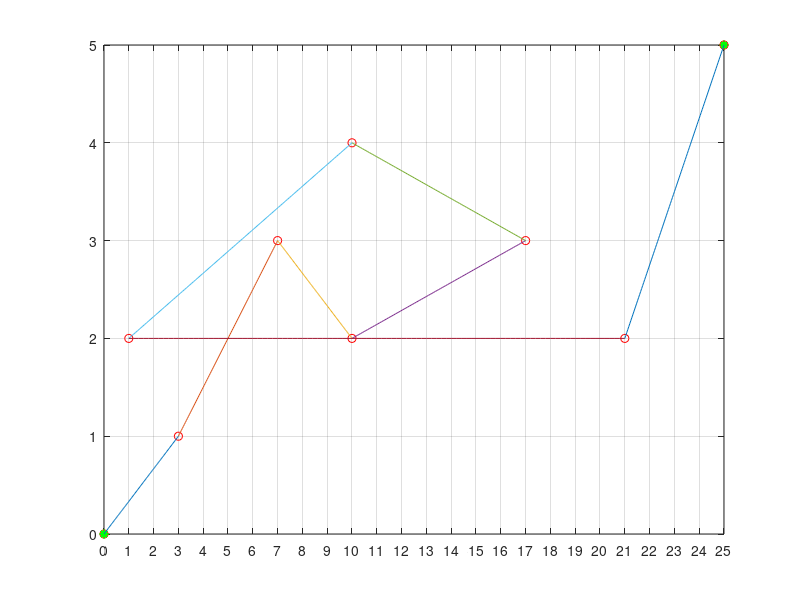
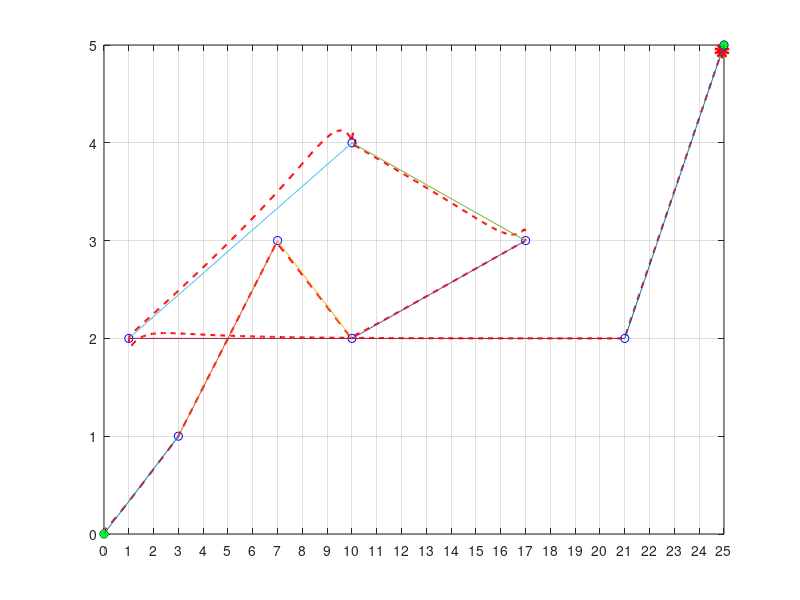
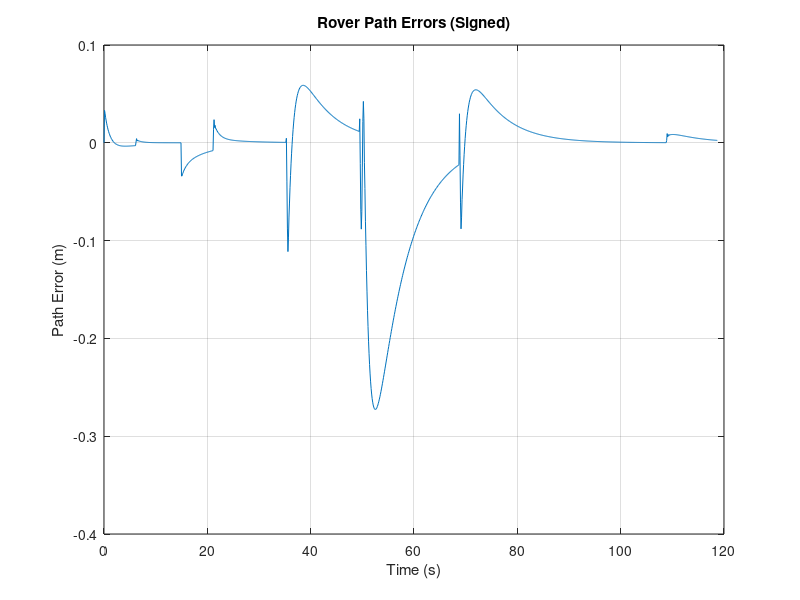
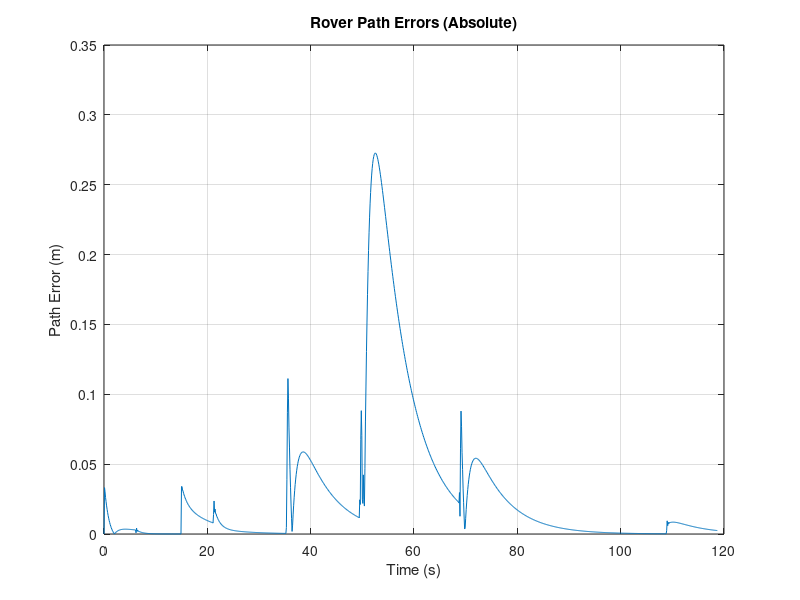

MATLAB code for these plots, in order:
% ------------------------------------------------------------------ %
%
%   Vikram Udyawer
%   306190672
%   Guidance & Control
%   Assignment 2 2012
%
% ------------------------------------------------------------------ %

%Main file to generate waypoints and straight line path

% Straight Line path generation
clear all;
clc;
close all;

%Construct waypoints
wp = [0,0;3,1;7,3;10,2;17,3;10,4;1,2;21,2;25,5];

%Define start and end points
pos.startx = wp(1,1);
pos.starty = wp(1,2);
pos.starttheta = 60*pi/180;

pos.endx = 25;
pos.endy = 5;
pos.endtheta = 0;

%Generate path between waypoints
for i = 1:length(wp)-1
    m = (wp(i+1,2)-wp(i,2))/(wp(i+1,1)-wp(i,1));
    x{i} = wp(i,1):(wp(i+1,1)-wp(i,1))/100:wp(i+1,1);
    yy{i} = m.*x{i} + wp(i,2) - m.*wp(i,1);
end

%Plot Waypoints, start, end position and staright line path
figure;
for i = 1:length(wp)
    plot(wp(i,1),wp(i,2),'ro');
    hold on
    plot(pos.startx,pos.starty,'g*')
    plot(pos.endx,pos.endy,'g*');
    grid on;
    set(gca,'xtick',[0:1:25]);
    set(gca,'ytick',[0:1:5]);
end
hold on;
for i = 1:length(wp)-1
    plot(x{i}(:),yy{i}(:),'-');
end

%% Generate Kinematic model of Ground Vehicle

V = 0.5;                    %Vehicle constant velocity (m/s)
phi_max = 45*pi/180;        %Maximum steering angle (rad)
phi_dot_max = 40*pi/180;    %Maximum turn rate (rad/s)
Store.x = [];
Store.y = [];
Store.theta = [];
Store.distanceerror = [];
Store.headingerror = [];
Store.t = [];

t_step = 0.1;               %Time step
t_final = 400;              %Simulation time

%Initialise vehicle position
pos.x = pos.startx;
pos.y = pos.starty;
pos.theta = pos.starttheta;
t = 0;

%Initialise controller gains
% % Option 1
% kp_d = -5;
% kd_d = 1;
% ki_d = -2;
% kp_heading = -4;
% kd_heading = 1.5;
% ki_heading = -3;

% % Option 2
% kp_d = -3;
% kd_d = 0.5;
% ki_d = -1;
% kp_heading = -2;
% kd_heading = 0.5;
% ki_heading = -1.5;

% Option 3
kp_d = -2.5;
kd_d = 0.3;
ki_d = -0.5;
kp_heading = -1.5;
kd_heading = 0.05;
ki_heading = -0.5;

%Initialise error values for derivative calculation
pos.distanceerror = 0;
pos.headingerror = 0;
pos.distanceintegral = 0;
pos.headingintegral = 0;

%Initialise waypoint counter
wp_current = 1;
flag = 0;

for i = 1:length(wp)-1
    
    while t < t_final

        %Store initialised error values
        Store.distanceerror = [Store.distanceerror pos.distanceerror];
        Store.headingerror = [Store.headingerror pos.headingerror];
        Store.x = [Store.x pos.x];
        Store.y = [Store.y pos.y];
        error_d = pos.distanceerror;
        error_heading = pos.headingerror;
        Store.t = [Store.t t];
        Store.theta = [Store.theta pos.theta];

        %Update vehicle position based on velocity
        pos.x = V*t_step*cos(pos.theta) + pos.x;
        pos.y = V*t_step*sin(pos.theta) + pos.y;

        %Determine heading error of vehicle
        pos.targetheading = atan2((wp(i + 1,2) - wp(i,2)),...
            wp(i + 1,1) - wp(i,1));
        
        if pos.targetheading > 2*pi
            pos.targetheading = pos.targetheading - 2*pi;
%         elseif pos.targetheading < 0
%             pos.targetheading = pos.targetheading + 2*pi;
        end
        
        pos.headingerror = pos.theta-pos.targetheading;
        
        if pos.headingerror > 2*pi
            pos.headingerror = pos.headingerror - 2*pi;
%         elseif pos.headingerror < 0
%             pos.headingerror = pos.headingerror + 2*pi;
        end

        %Determine perpendicular distance error
        pos.distanceerror = -sin(pos.targetheading)*(pos.x - wp(i,1)) + ...
            cos(pos.targetheading)*(pos.y - wp(i,2));

%         %Determine error derivatives
%         pos.distancederivative = (pos.distanceerror - error_d)/t_step;
%         pos.headingderivative = (pos.headingerror - error_heading)/t_step;
%         
        %Determine error intgerals
        pos.distanceintegral = pos.distanceerror*t_step + pos.distanceintegral;
        pos.headingintegral = pos.headingerror*t_step + pos.headingintegral;
        
        %Update steering set point - Multiply derivative terms by flag, 0
        %if on step where a waypoint is changing otherwise you get
        %discontinuity and it will likely follow the wrong path
%         pos.phi_sp = kp_d*pos.distanceerror + kd_d*pos.distancederivative*flag + ...
%             kp_heading*pos.headingerror + kd_heading*pos.headingderivative*flag;

        pos.phi_sp = kp_d*pos.distanceerror + ki_d*pos.distanceintegral*flag + ...
            kp_heading*pos.headingerror + ki_heading*pos.headingintegral*flag;

        %Impose steering limits
        if pos.phi_sp > phi_max
            pos.phi_sp = phi_max;
        elseif pos.phi_sp < -phi_max
            pos.phi_sp = -phi_max;
        end
        
        %Update car heading angle by commanded steering
        pos.theta = pos.theta + pos.phi_sp;
        
        if pos.theta > 2*pi
            pos.theta = pos.theta - 2*pi;
%         elseif pos.theta < 0
%             pos.theta = pos.theta +2*pi;
        end
        
        %Check if current next waypoint has been attained
        waypoint_dist = sqrt((wp(i + 1,1) - pos.x)^2 + ...
            (wp(i + 1,2) - pos.y)^2);
        
        flag = 1;
        if waypoint_dist < 0.1
            flag = 0;
            break
        end

        %Increment time step
        t = t + t_step;
       
    end

end

%Plot path planned by rover
figure
plot(Store.x,Store.y,'r--','LineWidth',1.5);
grid on
set(gca,'xtick',[0:1:25]);
set(gca,'ytick',[0:1:5]);
hold on

%Initialise handle for rover simulation
h2 = plot(0,0,'ro');
axis([0 25 0 5]);

for i = 1:length(wp)
    plot(wp(i,1),wp(i,2),'bo');
    hold on
    plot(pos.startx,pos.starty,'g*')
    plot(pos.endx,pos.endy,'g*');
    grid on;
    set(gca,'xtick',[0:1:25]);
    set(gca,'ytick',[0:1:5]);
end
for i = 1:length(wp)-1
    plot(x{i}(:),yy{i}(:),'-');
end

%Simulate rover motion
for j = 1:length(Store.x)
    set(h2,'xdata',Store.x(j),'ydata',Store.y(j),'LineWidth',5);
    pause(0.01);
end
hold off

figure
%Plot heading and Path Errors
plot(Store.t,Store.distanceerror);
title('Rover Path Errors (Signed)');
xlabel('Time (s)');
ylabel('Path Error (m)');
grid on

figure
plot(Store.t,abs(Store.distanceerror));
title('Rover Path Errors (Absolute)');
xlabel('Time (s)');
ylabel('Path Error (m)');
grid on

figure
plot(Store.t,Store.headingerror*180/pi);
title('Rover Heading Errors (Signed)');
xlabel('Time (s)');
ylabel('Heading Error (degrees)');
grid on

figure
plot(Store.t,abs(Store.headingerror*180/pi));
title('Rover Heading Errors (Absolute)');
xlabel('Time (s)');
ylabel('Heading Error (degrees)');
grid on



